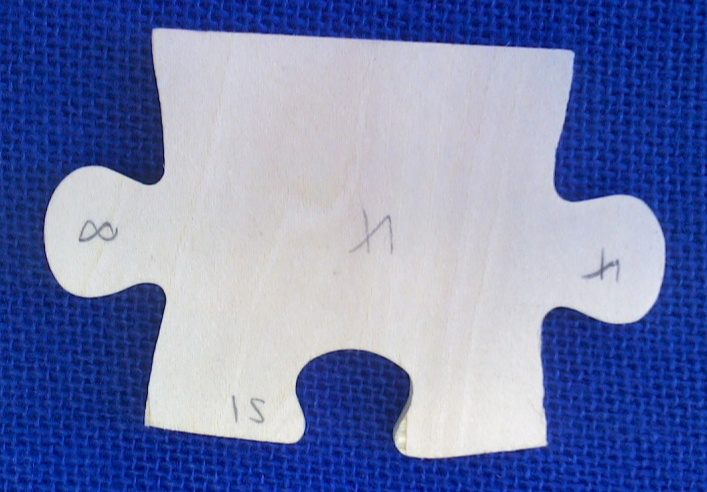
#> input picture Apictorial_solver/Moomie/Cropped_ImageCroppedImage0.jpg, 707 x 492 px; its folder holds 4 pictures in this run
$ python main.py
#> lines starting #> are read from the running program, lines starting #| are printed output that depends on the picture; after the words box and inside, x2 and y2 are one past the last pixel; in counts of white or black regions, pixels touching at a corner belong together
### Apictorial_solver/functions.py
import cv2
import numpy as np
import matplotlib.pyplot as plt
import math
import random as rng
from scipy.optimize import linear_sum_assignment

def Load_images(num, invert=False, binary=False):
#> called with num = 24, invert = False, binary = True
    imagearray = []
    imagearray_gray = []
    for i in range(num):
        path = "./Moomie/Cropped_ImageCroppedImage{}.jpg".format(i)
        img = cv2.imread(path)
#> img is the input picture: shape (492, 707, 3); mean B, G, R 174.9, 127.7, 115.4
        if invert:
            img = cv2.flip(img,1)
        img_blur = cv2.GaussianBlur(img, (7, 7), cv2.BORDER_DEFAULT)
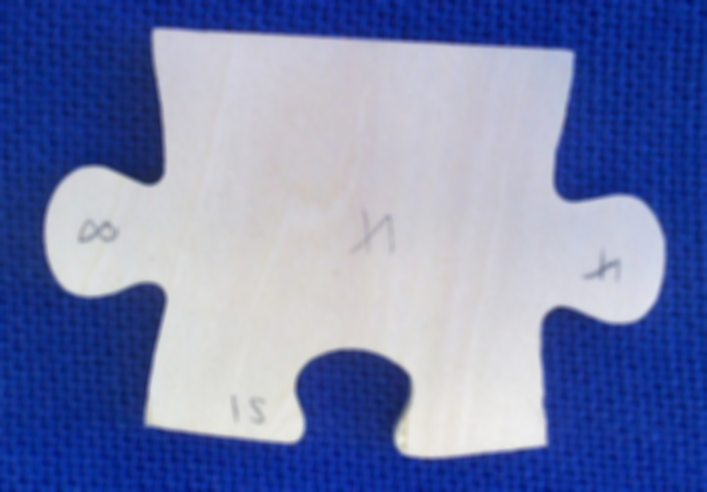
#> img_blur: shape (492, 707, 3); mean B, G, R 174.9, 127.7, 115.4
        img_gray = cv2.cvtColor(img_blur, cv2.COLOR_BGR2GRAY)
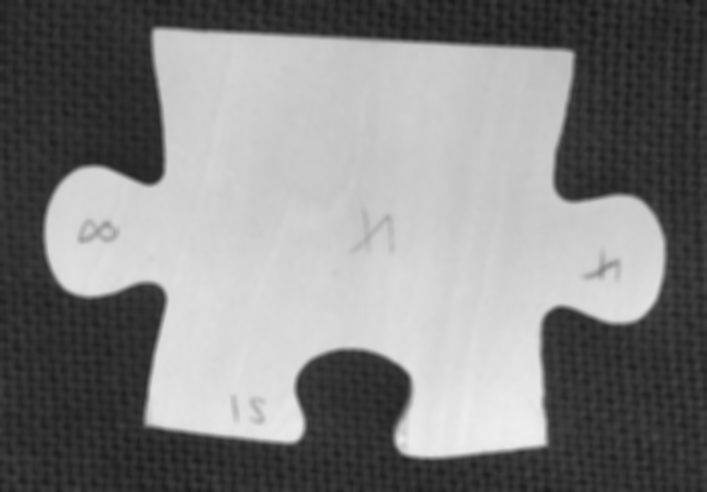
#> img_gray: shape (492, 707); min 22, max 238, mean 129.4
        if binary:
            mask = BinaryMask(img_gray)
#> in BinaryMask, `th, dst = cv2.threshold(input, thresh, maxValue, cv2.THRESH_OTSU)`:
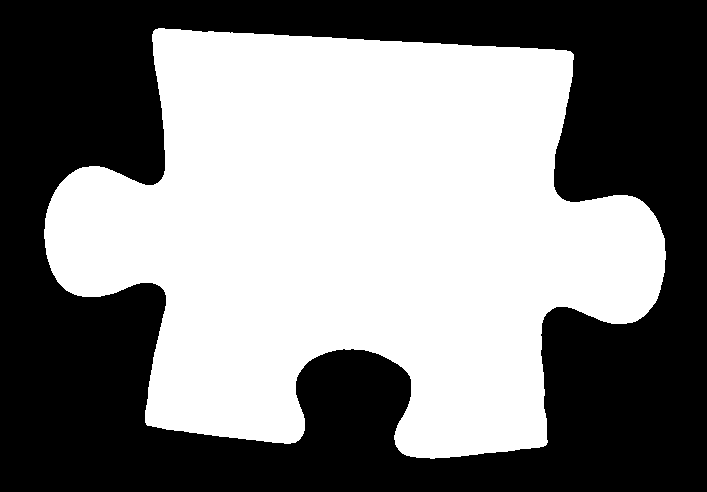
#> dst: shape (492, 707); 50.9% white; 1 black region, box (x1, y1, x2, y2) and area: (0, 0, 707, 492) 170934
#> in BinaryMask, `th, dst = cv2.threshold(input, thresh, maxValue, cv2.THRESH_OTSU)`: th = 128
            img = cv2.bitwise_and(img, img, mask=mask)
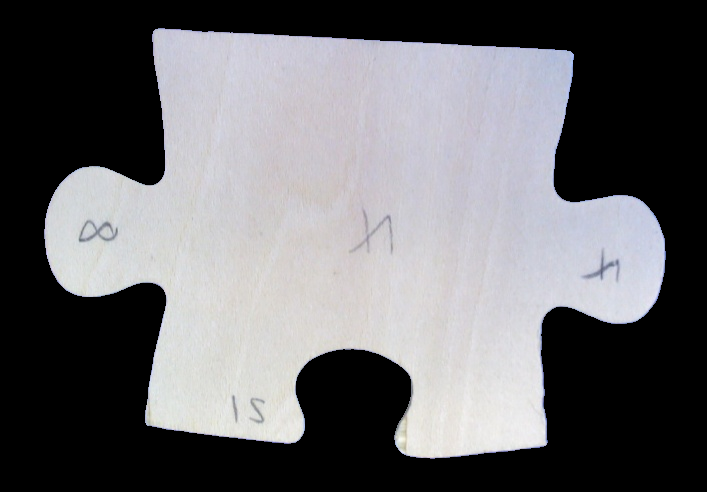
#> img: shape (492, 707, 3); mean B, G, R 108.5, 105.5, 106.1
        imagearray.append(img)
        imagearray_gray.append(img_gray)
#> pass 2 of the loop in Load_images, `for i in range(num):`:
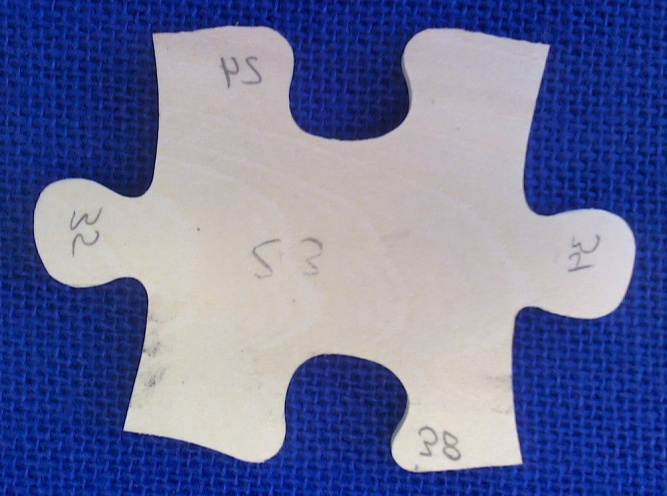
#> input picture Apictorial_solver/Moomie/Cropped_ImageCroppedImage1.jpg, 667 x 496 px
#> in Load_images, img is the input picture: shape (496, 667, 3); mean B, G, R 155.6, 113.2, 105.8
#> img_blur: shape (496, 667, 3)
#> img_gray: shape (496, 667)
#> in BinaryMask (call 2), `th, dst = cv2.threshold(input, thresh, maxValue, cv2.THRESH_OTSU)`:
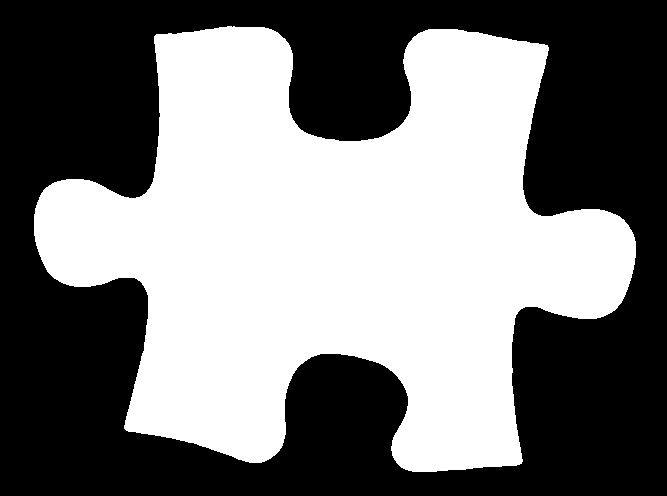
#> dst: shape (496, 667); 48% white; 1 white region, box (x1, y1, x2, y2) and area: (34, 26, 636, 472) 158705
#> th = 118
#> in Load_images, `img = cv2.bitwise_and(img, img, mask=mask)`:
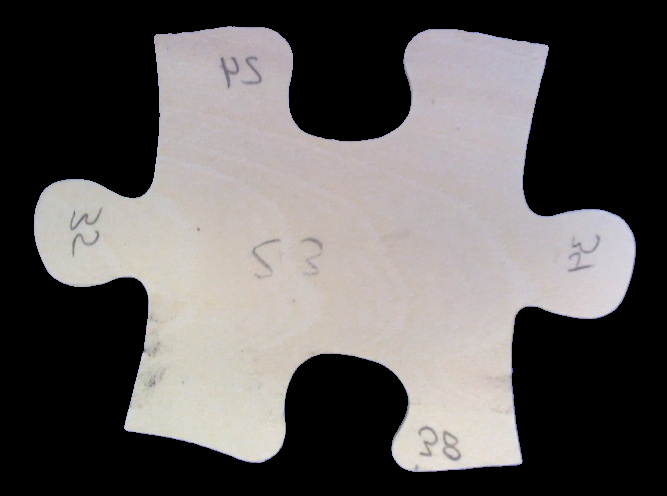
#> img: shape (496, 667, 3); mean B, G, R 91.3, 92.2, 95.6

    return imagearray, imagearray_gray

# [244 lines left out: functions CornerDetection, rotationAboutFixedAxis, edgeFeatureExtraction, matchEdges, HullContour, ConvexDefect, not called in this run]

def BinaryMask(imgname):
    input = imgname.copy()
    thresh = 100
    maxValue = 255
    th, dst = cv2.threshold(input, thresh, maxValue, cv2.THRESH_OTSU)

    return dst

# [703 lines left out: functions cropp_image_sides, SideType, ReadPieceSides, ReadPieceSides2, SortRelevantBorderSide, SortByType and 10 more, not called in this run]

### Apictorial_solver/main.py
import matplotlib.pyplot as plt
from functions import *
from visualization_moomie import *

#> (the run stopped early here; a loop or call above may not have finished)
